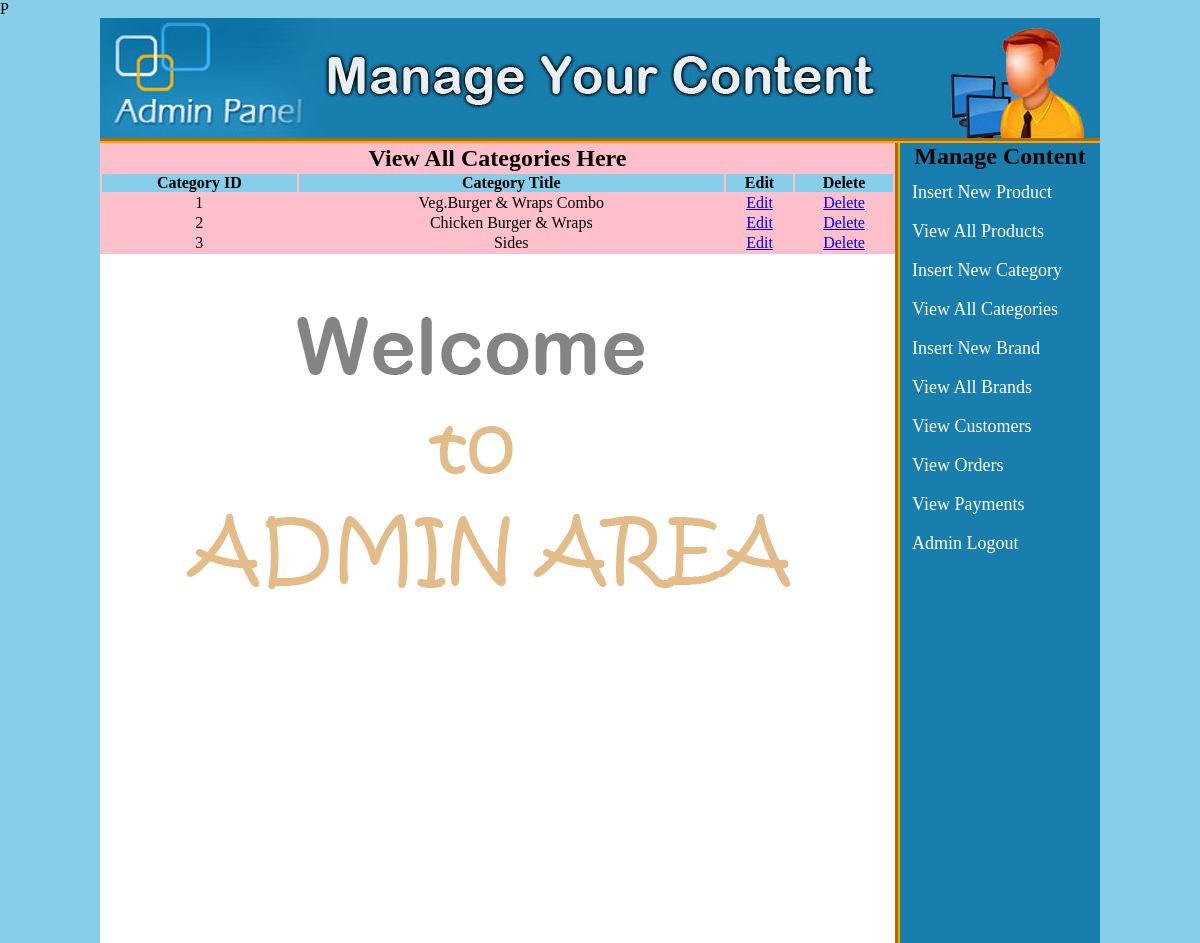
The page /admin_area/index.php?view_cats (signed in) on the database its author committed.
### tables this page shows
CREATE TABLE `categories` (
  `cat_id` int(100) NOT NULL,
  `cat_title` text NOT NULL
);

### admin_area/view_cats.php (the view)
<table width="795" align="center" bgcolor="pink">
	<tr align="center">
		<td colspan="6"><h2>View All Categories Here</h2></td>
	</tr>
	<tr align="center" bgcolor="skyblue">
		<th>Category ID</th>
		<th>Category Title</th>
		<th>Edit</th>
		<th>Delete</th>
	</tr>
	<?php
	include("includes/db.php");
	$get_cat = "select * from categories";
	$run_cat = mysqli_query($con, $get_cat);
	$i = 0;
	while ($row_cat=mysqli_fetch_array($run_cat)){
		$cat_id = $row_cat['cat_id'];
		$cat_title = $row_cat['cat_title'];
		$i++;
	?>
	<tr align="center">
		<td><?php echo $i;?></td>
		<td><?php echo $cat_title;?></td>
		<td><a href="index.php?edit_cat=<?php echo $cat_id; ?>">Edit</a></td>
		<td><a href="delete_cat.php?delete_cat=<?php echo $cat_id;?>">Delete</a></td>
	</tr>
	<?php } ?>
</table>

### admin_area/styles/style.css (style rules this page uses)
html, body, div, span, applet, object, iframe, h1, h2, h3, h4, h5, h6, p, blockquote, pre, a, abbr, acronym, address, big, cite, code, del, dfn, em, img, ins, kbd, q, s, samp, small, strike, strong, sub, sup, tt, var, b, u, i, center, dl, dt, dd, ol, ul, li, fieldset, form, label, legend, table, caption, tbody, tfoot, thead, tr, th, td, article, aside, canvas, details, embed, figure, figcaption, footer, header, hgroup, menu, nav, output, ruby, section, summary, time, mark, audio, video { margin: 0; padding: 0; border: 0; vertical-align: baseline; }
body { background:skyblue; }

### rows shown on the page
categories: cat_title "Veg.Burger & Wraps Combo"
categories: cat_title "Chicken Burger & Wraps"
categories: cat_title "Sides"
